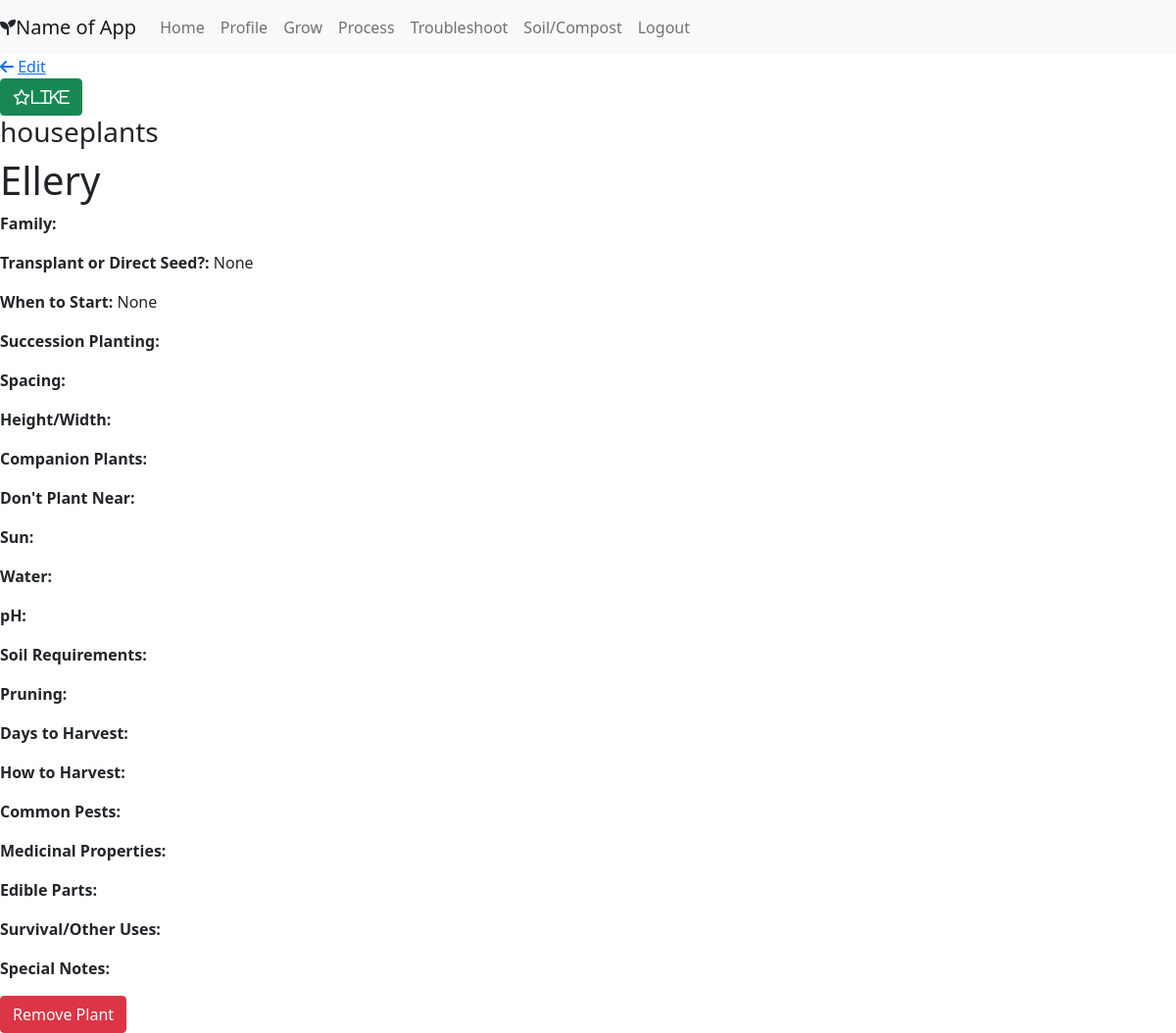
The app's page /grow/details/27 (signed in), older data.
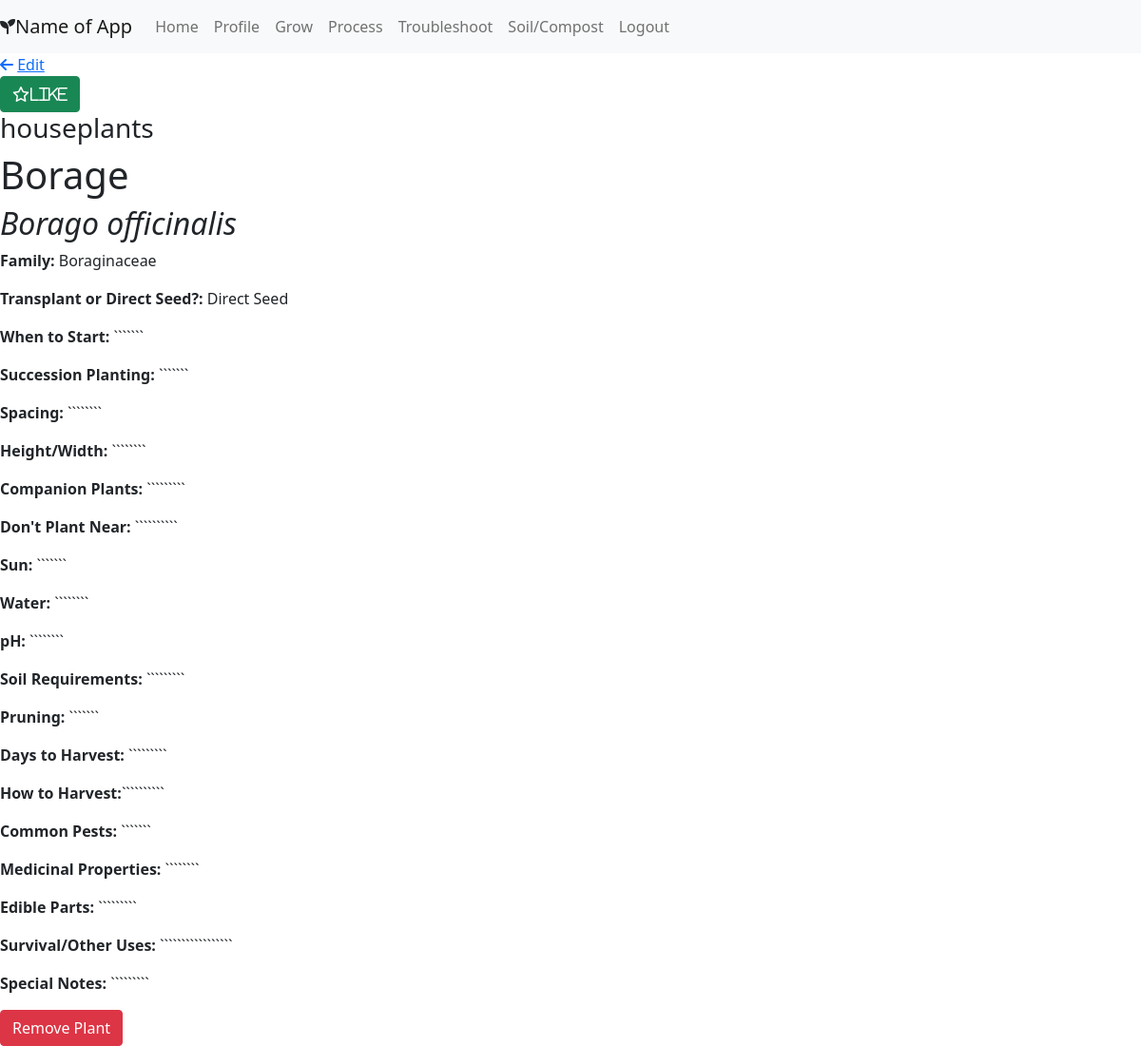
The same page, newer data.
### portfolio/models.py (models this page shows, shortened)
class Plant(models.Model):
    users_like = models.ManyToManyField(User, related_name = "plants_liked")
    category = models.CharField(max_length = 45)
    name = models.CharField(max_length = 45)
    plant_pic = models.ImageField(upload_to=None, height_field=None, width_field=None, max_length=100, blank=True, null=True)
    latin_name = models.CharField(max_length = 45, null=True)
    family=models.CharField(max_length = 45, null=True)
    transplant_or_ds = models.CharField(max_length = 255, null=True)
    start = models.CharField(max_length = 255, null=True)
    succession_planting = models.TextField(null = True)
    spacing = models.CharField(max_length = 45, null=True)
    height_width = models.CharField(max_length = 45, null=True)
    companion_plants = models.TextField(null = True)
    dont_plant_near = models.TextField(null = True)
    sun = models.CharField(max_length = 45, null=True)
    water = models.CharField(max_length = 255, null=True)
    pH = models.CharField(max_length = 45, null=True)
    soil_reqs = models.TextField(null = True)
    pruning = models.TextField(null = True)
    days_to_harvest = models.CharField(max_length = 45, null=True)
    harvesting = models.TextField(null = True)
    common_pests = models.TextField(null = True)
    medicinal_props = models.TextField(null = True)
    edibility = models.TextField(null = True)
    other_uses = models.TextField(null = True)
    specific_notes = models.TextField(null = True)
    created_at = models.DateTimeField(auto_now_add=True)
    updated_at = models.DateTimeField(auto_now=True)
    objects = PlantManager()

### portfolio/views.py (the view)
# urls.py: path('grow/details/<int:plant_id>', views.plant_details),
def plant_details(request, plant_id):
    context={
        'current_user' : User.objects.get(id = request.session['user_id']),
        'plant' : Plant.objects.get(id=plant_id),
    }
    return render(request, 'plant_details.html', context)

### portfolio/templates/plant_details.html (shortened to what this page needs)
<!DOCTYPE html>
<html lang="en">
<head>
    <link href="https://cdn.jsdelivr.net/npm/bootstrap@5.0.0-beta3/dist/css/bootstrap.min.css" rel="stylesheet"
>
    <link rel="stylesheet" href="https://cdn.jsdelivr.net/npm/bootstrap-icons@1.4.1/font/bootstrap-icons.css">
    {% load static %}
    <link rel="stylesheet" href="{% static 'css/styles.css' %}">
</head>
<body>
    <div>
        <nav class="navbar navbar-expand-lg navbar-light bg-light sticky-top">
            <i class="fas fa-seedling"></i><a class="navbar-brand" href="/home"> Name of App</a>
            <div class="collapse navbar-collapse" id="navbarNavAltMarkup">
                <div class="navbar-nav">
                    <a class="nav-item nav-link" href="/home">Home</a>
                    <a class="nav-item nav-link" href="/profile/{{current_user.id}}">Profile</a>
                    <a class="nav-item nav-link" href="/grow">Grow</a>
                    <a class="nav-item nav-link" href="/process">Process</a>
                    <a class="nav-item nav-link" href="#">Troubleshoot</a>
                    <a class="nav-item nav-link" href="/soil">Soil/Compost</a>
                    <a class="nav-item nav-link" href="/logout">Logout</a>
                </div>
            </div>
        </nav>
    </div>
    <a href="javascript:history.back()"><i class="fas fa-arrow-left"></i></a>
    <a href="/plant/{{plant.id}}/edit">Edit</a>
    <form action="/plant/{{plant.id}}/like" method="POST">
        <button class="btn btn-success btn-md" type="submit" value="Like Plant"><i class="far fa-star">Like</i>
            </button>
    </form>
    <form action="/plant/delete/{{plant.id}}" method="POST">
        <h3>{{plant.category}}</h3>
        <h1>{{plant.name}}</h1>
        <h2><em>{{plant.latin_name}}</em></h2>
        <p><strong>Family: </strong> {{plant.family}}</p>
        <p><strong>Transplant or Direct Seed?: </strong> {{plant.transplant_or_ds}}</p>
        <p><strong>When to Start: </strong> {{plant.start}}</p>
        <p><strong>Succession Planting: </strong> {{plant.succession_planting}}</p>
        <p><strong>Spacing: </strong>{{plant.spacing}}</p>
        <p><strong>Height/Width: </strong>{{plant.height_width}}</p>
        <p><strong>Companion Plants: </strong> {{plant.companion_plants}}</p>
        <p><strong>Don't Plant Near: </strong> {{plant.dont_plant_near}}</p>
        <p><strong>Sun: </strong> {{plant.sun}}</p>
        <p><strong>Water: </strong> {{plant.water}}</p>
        <p><strong>pH: </strong> {{plant.pH}}</p>
        <p><strong>Soil Requirements: </strong>{{plant.soil_reqs}}</p>
        <p><strong>Pruning: </strong> {{plant.pruning}}</p>
        <p><strong>Days to Harvest: </strong>{{plant.days_to_harvest}}</p>
        <p><strong>How to Harvest:</strong>{{plant.harvesting}}</p>
        <p><strong>Common Pests: </strong> {{plant.common_pests}}</p>
        <p><strong>Medicinal Properties: </strong> {{plant.medicinal_props}}</p>
        <p><strong>Edible Parts: </strong> {{plant.edibility}}</p>
        <p><strong>Survival/Other Uses: </strong> {{plant.other_uses}} </p>
        <p><strong>Special Notes: </strong> {{plant.specific_notes}}</p>
        <button type="submit" class="btn btn-danger">Remove Plant</button>
    </form>
</body>
</html>

### portfolio/static/css/styles.css (style rules this page uses)
* { margin: 0; padding: 0; }

Row changes from the older to the newer data that the page shows:
changed Plant "houseplants": name "Ellery" → "Borage"; latin_name (not shown) → "Borago officinalis"; family (not shown) → "Boraginaceae"; transplant_or_ds "None" → "Direct Seed"; start "None" → "```````"; succession_planting (not shown) → "```````"; spacing (not shown) → "````````"; height_width (not shown) → "````````"; companion_plants (not shown) → "`````````"; dont_plant_near (not shown) → "``````````"; sun (not shown) → "```````"; water (not shown) → "````````"; pH (not shown) → "````````"; soil_reqs (not shown) → "`````````"; pruning (not shown) → "```````"; days_to_harvest (not shown) → "`````````"; harvesting (not shown) → "``````````"; common_pests (not shown) → "```````"; medicinal_props (not shown) → "````````"; edibility (not shown) → "`````````"; other_uses (not shown) → "`````````````````"; specific_notes (not shown) → "`````````"
